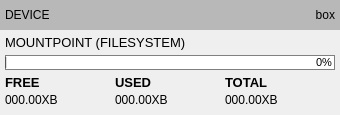
<?xml version="1.0" encoding="UTF-8"?>
<ui version="4.0">
 <class>lgptwdgt</class>
 <widget class="QWidget" name="lgptwdgt">
  <property name="geometry">
   <rect>
    <x>0</x>
    <y>0</y>
    <width>340</width>
    <height>115</height>
   </rect>
  </property>
  <property name="sizePolicy">
   <sizepolicy hsizetype="Fixed" vsizetype="Fixed">
    <horstretch>0</horstretch>
    <verstretch>0</verstretch>
   </sizepolicy>
  </property>
  <property name="minimumSize">
   <size>
    <width>340</width>
    <height>115</height>
   </size>
  </property>
  <property name="maximumSize">
   <size>
    <width>340</width>
    <height>115</height>
   </size>
  </property>
  <property name="windowTitle">
   <string>Form</string>
  </property>
  <widget class="QLabel" name="lgptfsys">
   <property name="geometry">
    <rect>
     <x>5</x>
     <y>35</y>
     <width>330</width>
     <height>15</height>
    </rect>
   </property>
   <property name="sizePolicy">
    <sizepolicy hsizetype="Fixed" vsizetype="Fixed">
     <horstretch>0</horstretch>
     <verstretch>0</verstretch>
    </sizepolicy>
   </property>
   <property name="minimumSize">
    <size>
     <width>330</width>
     <height>15</height>
    </size>
   </property>
   <property name="maximumSize">
    <size>
     <width>330</width>
     <height>15</height>
    </size>
   </property>
   <property name="font">
    <font>
     <pointsize>10</pointsize>
     <italic>false</italic>
     <bold>false</bold>
    </font>
   </property>
   <property name="styleSheet">
    <string notr="true">font: 10pt &quot;Inter&quot;; border: none;</string>
   </property>
   <property name="text">
    <string>MOUNTPOINT (FILESYSTEM)</string>
   </property>
  </widget>
  <widget class="QLabel" name="lgptfrlb">
   <property name="geometry">
    <rect>
     <x>5</x>
     <y>75</y>
     <width>110</width>
     <height>15</height>
    </rect>
   </property>
   <property name="sizePolicy">
    <sizepolicy hsizetype="Fixed" vsizetype="Fixed">
     <horstretch>0</horstretch>
     <verstretch>0</verstretch>
    </sizepolicy>
   </property>
   <property name="minimumSize">
    <size>
     <width>110</width>
     <height>15</height>
    </size>
   </property>
   <property name="maximumSize">
    <size>
     <width>110</width>
     <height>15</height>
    </size>
   </property>
   <property name="font">
    <font>
     <pointsize>10</pointsize>
     <italic>false</italic>
     <bold>true</bold>
    </font>
   </property>
   <property name="styleSheet">
    <string notr="true">font: 600 10pt &quot;Inter&quot;; border: none;</string>
   </property>
   <property name="text">
    <string>FREE</string>
   </property>
  </widget>
  <widget class="QProgressBar" name="lgptpgbr">
   <property name="geometry">
    <rect>
     <x>5</x>
     <y>55</y>
     <width>330</width>
     <height>15</height>
    </rect>
   </property>
   <property name="sizePolicy">
    <sizepolicy hsizetype="Fixed" vsizetype="Fixed">
     <horstretch>0</horstretch>
     <verstretch>0</verstretch>
    </sizepolicy>
   </property>
   <property name="minimumSize">
    <size>
     <width>330</width>
     <height>15</height>
    </size>
   </property>
   <property name="maximumSize">
    <size>
     <width>330</width>
     <height>15</height>
    </size>
   </property>
   <property name="font">
    <font>
     <pointsize>8</pointsize>
     <italic>false</italic>
     <bold>false</bold>
    </font>
   </property>
   <property name="styleSheet">
    <string notr="true">border: 1px solid #808080; border-radius: 0px; font: 8pt &quot;Inter&quot;;</string>
   </property>
   <property name="value">
    <number>0</number>
   </property>
   <property name="alignment">
    <set>Qt::AlignRight|Qt::AlignTrailing|Qt::AlignVCenter</set>
   </property>
   <property name="textVisible">
    <bool>true</bool>
   </property>
   <property name="invertedAppearance">
    <bool>false</bool>
   </property>
   <property name="format">
    <string>%p% </string>
   </property>
  </widget>
  <widget class="QFrame" name="unitfrme">
   <property name="geometry">
    <rect>
     <x>0</x>
     <y>0</y>
     <width>340</width>
     <height>30</height>
    </rect>
   </property>
   <property name="sizePolicy">
    <sizepolicy hsizetype="Fixed" vsizetype="Fixed">
     <horstretch>0</horstretch>
     <verstretch>0</verstretch>
    </sizepolicy>
   </property>
   <property name="minimumSize">
    <size>
     <width>340</width>
     <height>30</height>
    </size>
   </property>
   <property name="maximumSize">
    <size>
     <width>340</width>
     <height>30</height>
    </size>
   </property>
   <property name="styleSheet">
    <string notr="true">background-color: rgba(128, 128, 128, 0.5); border: none;</string>
   </property>
   <property name="frameShape">
    <enum>QFrame::StyledPanel</enum>
   </property>
   <property name="frameShadow">
    <enum>QFrame::Raised</enum>
   </property>
   <widget class="QLabel" name="lgptdvce">
    <property name="geometry">
     <rect>
      <x>5</x>
      <y>5</y>
      <width>305</width>
      <height>20</height>
     </rect>
    </property>
    <property name="sizePolicy">
     <sizepolicy hsizetype="Fixed" vsizetype="Fixed">
      <horstretch>0</horstretch>
      <verstretch>0</verstretch>
     </sizepolicy>
    </property>
    <property name="minimumSize">
     <size>
      <width>305</width>
      <height>20</height>
     </size>
    </property>
    <property name="maximumSize">
     <size>
      <width>305</width>
      <height>20</height>
     </size>
    </property>
    <property name="styleSheet">
     <string notr="true">font: 13pt &quot;Barlow&quot;; border: none; background: transparent;</string>
    </property>
    <property name="text">
     <string>DEVICE</string>
    </property>
   </widget>
   <widget class="QLabel" name="ntwkstet">
    <property name="geometry">
     <rect>
      <x>315</x>
      <y>5</y>
      <width>20</width>
      <height>20</height>
     </rect>
    </property>
    <property name="sizePolicy">
     <sizepolicy hsizetype="Fixed" vsizetype="Fixed">
      <horstretch>0</horstretch>
      <verstretch>0</verstretch>
     </sizepolicy>
    </property>
    <property name="minimumSize">
     <size>
      <width>20</width>
      <height>20</height>
     </size>
    </property>
    <property name="maximumSize">
     <size>
      <width>20</width>
      <height>20</height>
     </size>
    </property>
    <property name="styleSheet">
     <string notr="true">font: 13pt &quot;Font Awesome 5 Free&quot;; border: none; background: transparent;</string>
    </property>
    <property name="text">
     <string>box</string>
    </property>
    <property name="alignment">
     <set>Qt::AlignRight|Qt::AlignTrailing|Qt::AlignVCenter</set>
    </property>
   </widget>
  </widget>
  <widget class="QLabel" name="lgptfrtx">
   <property name="geometry">
    <rect>
     <x>5</x>
     <y>90</y>
     <width>110</width>
     <height>20</height>
    </rect>
   </property>
   <property name="sizePolicy">
    <sizepolicy hsizetype="Fixed" vsizetype="Fixed">
     <horstretch>0</horstretch>
     <verstretch>0</verstretch>
    </sizepolicy>
   </property>
   <property name="minimumSize">
    <size>
     <width>110</width>
     <height>20</height>
    </size>
   </property>
   <property name="maximumSize">
    <size>
     <width>110</width>
     <height>20</height>
    </size>
   </property>
   <property name="styleSheet">
    <string notr="true">font: 13pt &quot;Barlow&quot;; border: none; background: transparent;</string>
   </property>
   <property name="text">
    <string>000.00XB</string>
   </property>
  </widget>
  <widget class="QLabel" name="lgptustx">
   <property name="geometry">
    <rect>
     <x>115</x>
     <y>90</y>
     <width>110</width>
     <height>20</height>
    </rect>
   </property>
   <property name="sizePolicy">
    <sizepolicy hsizetype="Fixed" vsizetype="Fixed">
     <horstretch>0</horstretch>
     <verstretch>0</verstretch>
    </sizepolicy>
   </property>
   <property name="minimumSize">
    <size>
     <width>110</width>
     <height>20</height>
    </size>
   </property>
   <property name="maximumSize">
    <size>
     <width>110</width>
     <height>20</height>
    </size>
   </property>
   <property name="styleSheet">
    <string notr="true">font: 13pt &quot;Barlow&quot;; border: none; background: transparent;</string>
   </property>
   <property name="text">
    <string>000.00XB</string>
   </property>
  </widget>
  <widget class="QLabel" name="lgptuslb">
   <property name="geometry">
    <rect>
     <x>115</x>
     <y>75</y>
     <width>110</width>
     <height>15</height>
    </rect>
   </property>
   <property name="sizePolicy">
    <sizepolicy hsizetype="Fixed" vsizetype="Fixed">
     <horstretch>0</horstretch>
     <verstretch>0</verstretch>
    </sizepolicy>
   </property>
   <property name="minimumSize">
    <size>
     <width>110</width>
     <height>15</height>
    </size>
   </property>
   <property name="maximumSize">
    <size>
     <width>110</width>
     <height>15</height>
    </size>
   </property>
   <property name="font">
    <font>
     <pointsize>10</pointsize>
     <italic>false</italic>
     <bold>true</bold>
    </font>
   </property>
   <property name="styleSheet">
    <string notr="true">font: 600 10pt &quot;Inter&quot;; border: none;</string>
   </property>
   <property name="text">
    <string>USED</string>
   </property>
  </widget>
  <widget class="QLabel" name="lgptsmtx">
   <property name="geometry">
    <rect>
     <x>225</x>
     <y>90</y>
     <width>110</width>
     <height>20</height>
    </rect>
   </property>
   <property name="sizePolicy">
    <sizepolicy hsizetype="Fixed" vsizetype="Fixed">
     <horstretch>0</horstretch>
     <verstretch>0</verstretch>
    </sizepolicy>
   </property>
   <property name="minimumSize">
    <size>
     <width>110</width>
     <height>20</height>
    </size>
   </property>
   <property name="maximumSize">
    <size>
     <width>110</width>
     <height>20</height>
    </size>
   </property>
   <property name="styleSheet">
    <string notr="true">font: 13pt &quot;Barlow&quot;; border: none; background: transparent;</string>
   </property>
   <property name="text">
    <string>000.00XB</string>
   </property>
  </widget>
  <widget class="QLabel" name="lgptsmlb">
   <property name="geometry">
    <rect>
     <x>225</x>
     <y>75</y>
     <width>110</width>
     <height>15</height>
    </rect>
   </property>
   <property name="sizePolicy">
    <sizepolicy hsizetype="Fixed" vsizetype="Fixed">
     <horstretch>0</horstretch>
     <verstretch>0</verstretch>
    </sizepolicy>
   </property>
   <property name="minimumSize">
    <size>
     <width>110</width>
     <height>15</height>
    </size>
   </property>
   <property name="maximumSize">
    <size>
     <width>110</width>
     <height>15</height>
    </size>
   </property>
   <property name="font">
    <font>
     <pointsize>10</pointsize>
     <italic>false</italic>
     <bold>true</bold>
    </font>
   </property>
   <property name="styleSheet">
    <string notr="true">font: 600 10pt &quot;Inter&quot;; border: none;</string>
   </property>
   <property name="text">
    <string>TOTAL</string>
   </property>
  </widget>
 </widget>
 <resources/>
 <connections/>
</ui>
